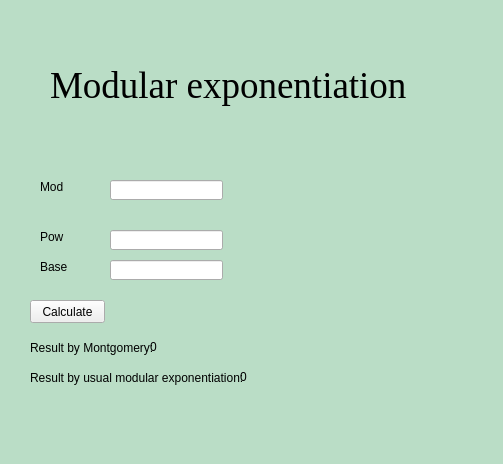
<?xml version="1.0" encoding="UTF-8"?>
<ui version="4.0">
 <class>MainWindow</class>
 <widget class="QMainWindow" name="MainWindow">
  <property name="geometry">
   <rect>
    <x>0</x>
    <y>0</y>
    <width>503</width>
    <height>464</height>
   </rect>
  </property>
  <property name="windowTitle">
   <string>MainWindow</string>
  </property>
  <property name="styleSheet">
   <string notr="true"/>
  </property>
  <widget class="QWidget" name="centralwidget">
   <property name="styleSheet">
    <string notr="true">background-color:rgba(52, 177, 94, 0.281);</string>
   </property>
   <widget class="QPushButton" name="BtnCalc">
    <property name="geometry">
     <rect>
      <x>30</x>
      <y>300</y>
      <width>75</width>
      <height>23</height>
     </rect>
    </property>
    <property name="styleSheet">
     <string notr="true">background-color:rgba( 0)</string>
    </property>
    <property name="text">
     <string>Calculate</string>
    </property>
   </widget>
   <widget class="QLineEdit" name="LeMod">
    <property name="geometry">
     <rect>
      <x>110</x>
      <y>180</y>
      <width>113</width>
      <height>20</height>
     </rect>
    </property>
    <property name="styleSheet">
     <string notr="true">background-color:rgba(0)</string>
    </property>
   </widget>
   <widget class="QLabel" name="lMod">
    <property name="geometry">
     <rect>
      <x>40</x>
      <y>180</y>
      <width>45</width>
      <height>14</height>
     </rect>
    </property>
    <property name="styleSheet">
     <string notr="true">background-color:rgba(52, 177, 94, 0);</string>
    </property>
    <property name="text">
     <string>Mod</string>
    </property>
   </widget>
   <widget class="QLabel" name="lPow">
    <property name="geometry">
     <rect>
      <x>40</x>
      <y>230</y>
      <width>45</width>
      <height>14</height>
     </rect>
    </property>
    <property name="styleSheet">
     <string notr="true">background-color:rgba(52, 177, 94, 0);</string>
    </property>
    <property name="text">
     <string>Pow</string>
    </property>
   </widget>
   <widget class="QLabel" name="lBase">
    <property name="geometry">
     <rect>
      <x>40</x>
      <y>260</y>
      <width>45</width>
      <height>14</height>
     </rect>
    </property>
    <property name="styleSheet">
     <string notr="true">background-color:rgba(52, 177, 94, 0);</string>
    </property>
    <property name="text">
     <string>Base</string>
    </property>
   </widget>
   <widget class="QLineEdit" name="LePow">
    <property name="geometry">
     <rect>
      <x>110</x>
      <y>230</y>
      <width>113</width>
      <height>20</height>
     </rect>
    </property>
    <property name="styleSheet">
     <string notr="true">background-color:rgba(0)</string>
    </property>
   </widget>
   <widget class="QLineEdit" name="LeBase">
    <property name="geometry">
     <rect>
      <x>110</x>
      <y>260</y>
      <width>113</width>
      <height>20</height>
     </rect>
    </property>
    <property name="styleSheet">
     <string notr="true">background-color:rgba(0)</string>
    </property>
   </widget>
   <widget class="QLabel" name="label_4">
    <property name="geometry">
     <rect>
      <x>30</x>
      <y>340</y>
      <width>131</width>
      <height>16</height>
     </rect>
    </property>
    <property name="styleSheet">
     <string notr="true">background-color:rgba(52, 177, 94, 0)</string>
    </property>
    <property name="text">
     <string>Result by Montgomery: </string>
    </property>
   </widget>
   <widget class="QLabel" name="res">
    <property name="geometry">
     <rect>
      <x>150</x>
      <y>340</y>
      <width>45</width>
      <height>14</height>
     </rect>
    </property>
    <property name="styleSheet">
     <string notr="true">background-color:rgba(52, 177, 94, 0)</string>
    </property>
    <property name="text">
     <string>0</string>
    </property>
   </widget>
   <widget class="QLabel" name="label_2">
    <property name="geometry">
     <rect>
      <x>50</x>
      <y>40</y>
      <width>421</width>
      <height>91</height>
     </rect>
    </property>
    <property name="font">
     <font>
      <family>Times New Roman</family>
      <pointsize>28</pointsize>
     </font>
    </property>
    <property name="styleSheet">
     <string notr="true">background-color:rgba(52, 177, 94, 0);</string>
    </property>
    <property name="text">
     <string>Modular exponentiation</string>
    </property>
   </widget>
   <widget class="QLabel" name="label">
    <property name="geometry">
     <rect>
      <x>30</x>
      <y>370</y>
      <width>401</width>
      <height>16</height>
     </rect>
    </property>
    <property name="styleSheet">
     <string notr="true">background-color:rgba(52, 177, 94, 0)</string>
    </property>
    <property name="text">
     <string>Result by usual modular exponentiation:</string>
    </property>
   </widget>
   <widget class="QLabel" name="res_2">
    <property name="geometry">
     <rect>
      <x>240</x>
      <y>370</y>
      <width>45</width>
      <height>14</height>
     </rect>
    </property>
    <property name="styleSheet">
     <string notr="true">background-color:rgba(52, 177, 94, 0)</string>
    </property>
    <property name="text">
     <string>0</string>
    </property>
   </widget>
  </widget>
 </widget>
 <resources/>
 <connections/>
 <slots>
  <slot>slot1()</slot>
 </slots>
</ui>
